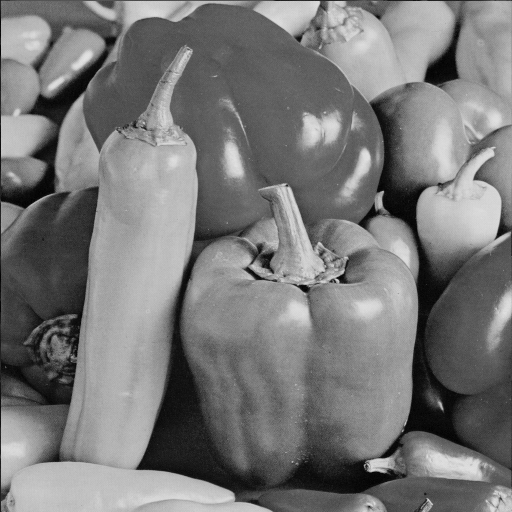
#> input picture img/peppers_gray.png, 512 x 512 px
$ python cor_2_rotation_gaussian.py
#> lines starting #> are read from the running program, lines starting #| are printed output that depends on the picture
### after_icassp/utils.py
import numpy as np
import ot

def gaussianFilter(kernel_size, sigma):
    if kernel_size % 2 == 0:
        kernel_halfwidth = kernel_size // 2
    else:
        kernel_halfwidth = (kernel_size - 1) // 2

    Y, X = np.meshgrid(np.arange(-kernel_halfwidth, kernel_halfwidth + 1),
                       np.arange(-kernel_halfwidth, kernel_halfwidth + 1))

    filter_ = np.exp(-(X ** 2 + Y ** 2) / (2 * sigma ** 2))
    gaussian_filter = filter_ / np.sum(filter_)

    return gaussian_filter


def preparePsi(filter_, patch_height, patch_width, kernel_halfwidth):
    psi = np.zeros((patch_height * patch_width, patch_height * patch_width))

    for row in range(patch_height):
        for col in range(patch_width):
            temp_patch = np.zeros((patch_height + 2 * kernel_halfwidth, patch_width + 2 * kernel_halfwidth))
            temp_patch[row: row + 2 * kernel_halfwidth + 1, col:col + 2 * kernel_halfwidth + 1] = filter_

            extracted_patch = temp_patch[kernel_halfwidth: kernel_halfwidth + patch_height,
                              kernel_halfwidth: kernel_halfwidth + patch_width]

            psi[row * patch_width + col, :] = extracted_patch.T.ravel()

    psi += 1e-8
    psi = ot.sinkhorn(a=np.ones(psi.shape[0]), b=np.ones(psi.shape[1]), M=psi, reg=1e-3)

    return psi

### after_icassp/cor_2_rotation_gaussian.py
import numpy as np
import matplotlib.pyplot as plt
import ot
from skimage import io
from scipy.sparse.linalg import cg
from skimage.metrics import peak_signal_noise_ratio as psnr, structural_similarity as ssim
from scipy.ndimage import rotate
from skimage.util import img_as_float

from after_icassp.utils import gaussianFilter, preparePsi

noise_mean = 0
noise_variance = 0.04
sigma = 0.4
mu = 0.4
gamma = 0.5
kappa = 0.3
angle_degrees = 20

def getXYMaps(originalImage, angle_degrees):
    rows, cols = originalImage.shape
    alpha = -np.deg2rad(angle_degrees)

    R = np.array([[np.cos(alpha), -np.sin(alpha)],
                  [np.sin(alpha), np.cos(alpha)]])

    X, Y = np.meshgrid(np.arange(cols), np.arange(rows))
    coords = np.linalg.inv(R) @ np.vstack([(X - cols / 2).ravel(), (Y - rows / 2).ravel()])

    x_rot = coords[0].reshape(rows, cols) + cols / 2
    y_rot = coords[1].reshape(rows, cols) + rows / 2

    return x_rot, y_rot


# Main Code
img = io.imread("../img/peppers_gray.png")
#> img is the input picture: shape (512, 512); min 0, max 228, mean 120.2
img = img_as_float(img)
noisy_img = img + np.random.normal(noise_mean, np.sqrt(noise_variance), img.shape)
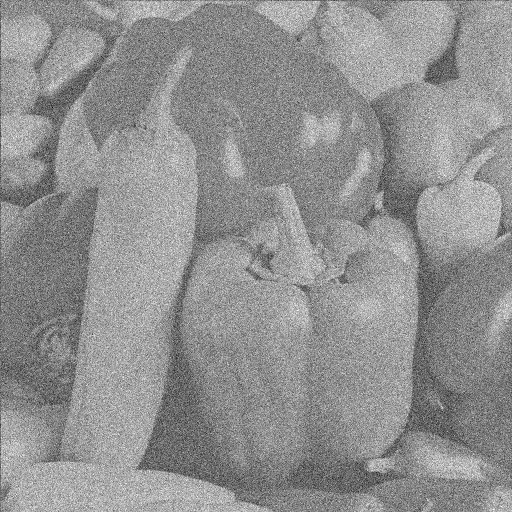
#> noisy_img: shape (512, 512) float64; min -0.935, max 1.54, mean 0.472; drawn with min black and max white

h, w = noisy_img.shape
#> h = 512; w = 512

max_disp = int(np.ceil(np.sqrt(h ** 2 + w ** 2) - max([h, w])))
#> max_disp = 213
noisy_img_padded = np.pad(noisy_img, ((max_disp, max_disp), (max_disp, max_disp)))
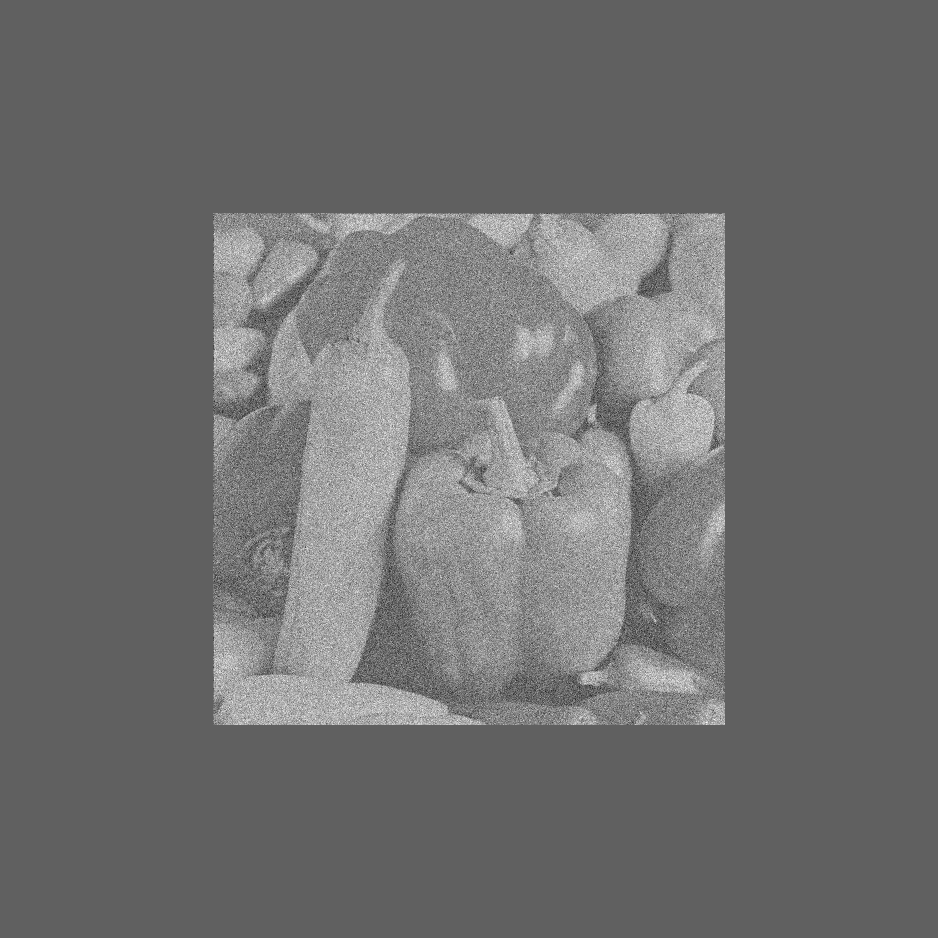
#> noisy_img_padded: shape (938, 938) float64; min -0.935, max 1.54, mean 0.141; drawn with min black and max white

mapx, mapy = getXYMaps(noisy_img_padded, angle_degrees)
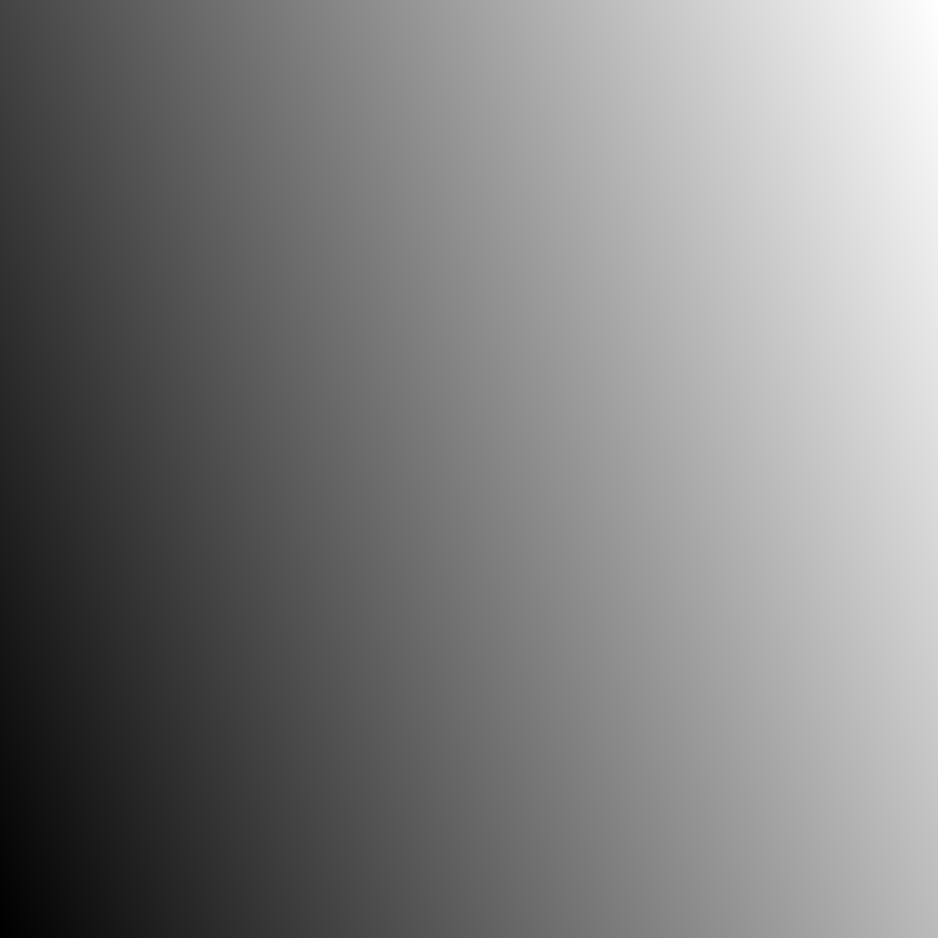
#> mapx: shape (938, 938) float64; min -131.8, max 1069.2, mean 468.7; drawn with min black and max white
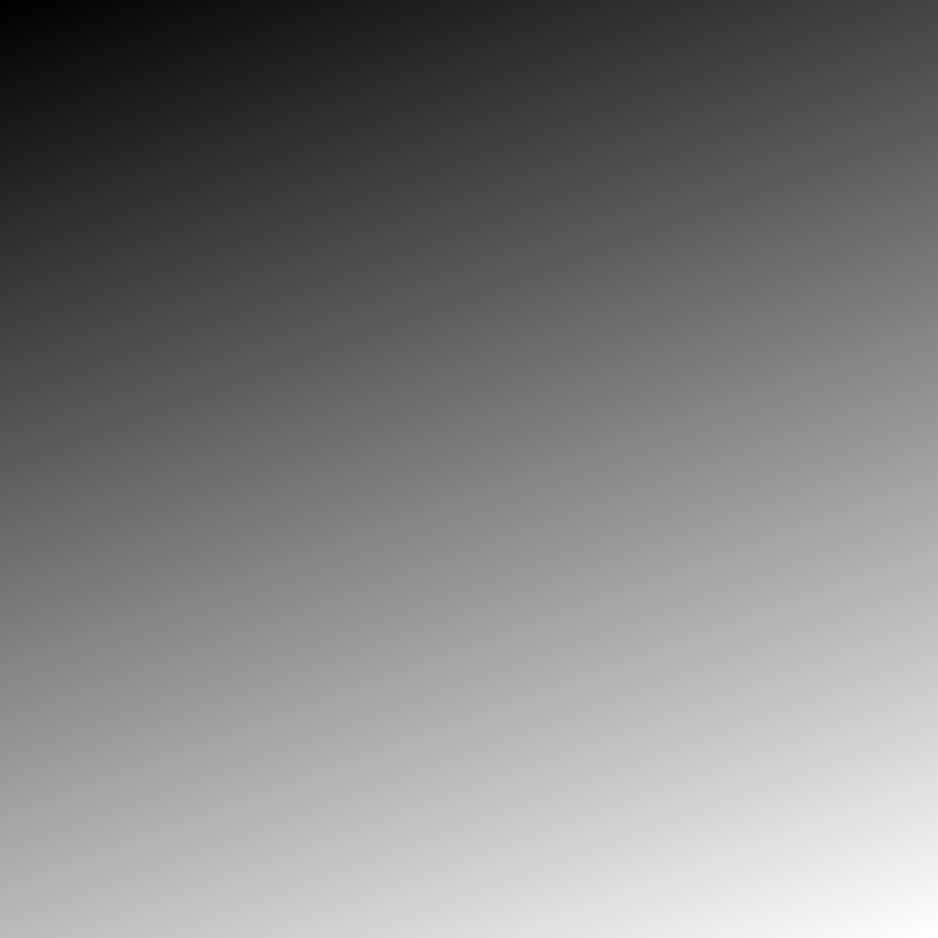
#> mapy: shape (938, 938) float64; min -132.1, max 1068.8, mean 468.4; drawn with min black and max white
mapx = mapx[max_disp:max_disp + h, max_disp:max_disp + w]
#> mapx: shape (512, 512) float64
mapy = mapy[max_disp:max_disp + h, max_disp:max_disp + w]
#> mapy: shape (512, 512) float64

seq_out = np.zeros((h, w))
graph_output = np.zeros((h, w))

kernel_halfwidth = 1
kernel_size = 2 * kernel_halfwidth + 1
g = gaussianFilter(kernel_size, sigma)

p_h = 5
p_w = 5

for row in range(50, h - (h % p_h), p_h):
    psv = row
    pev = row + p_h

    for col in range(50, w - (w % p_w), p_w):
        psh = col
        peh = col + p_w

        p_mapx = mapx[psv: pev, psh: peh]
        p_mapy = mapy[psv: pev, psh: peh]

        x_min = int(np.floor(p_mapx.min()))
        y_min = int(np.floor(p_mapy.min()))

        x_max = int(np.ceil(p_mapx.max()))
        y_max = int(np.ceil(p_mapy.max()))

        img_patch = noisy_img_padded[y_min:y_max, x_min:x_max]
        ip_h, ip_w = img_patch.shape

        theta = np.zeros((p_h * p_w, ip_h * ip_w))

        for i in range(p_h):
            for j in range(p_w):
                theta_r = i * p_w + j

                x = p_mapx[i, j]  - x_min
                y = p_mapy[i, j] - y_min

                l = int(np.floor(x))
                t = int(np.floor(y))

                a = x - l
                b = y - t

                theta_lt_loc = (t - 1) * ip_w + l
                theta_rt_loc = theta_lt_loc + 1

                theta_lb_loc = t * ip_w + l
                theta_rb_loc = theta_lb_loc + 1

                theta[theta_r, theta_lt_loc] = (1 - b) * (1 - a)
                theta[theta_r, theta_rt_loc] = (1 - b) * a
                theta[theta_r, theta_lb_loc] = b * (1 - a)
                theta[theta_r, theta_rb_loc] = b * a

        y_flat = img_patch.T.ravel()
        M = theta.shape[1]
        N = M

#> (the run stopped early here; a loop or call above may not have finished)
